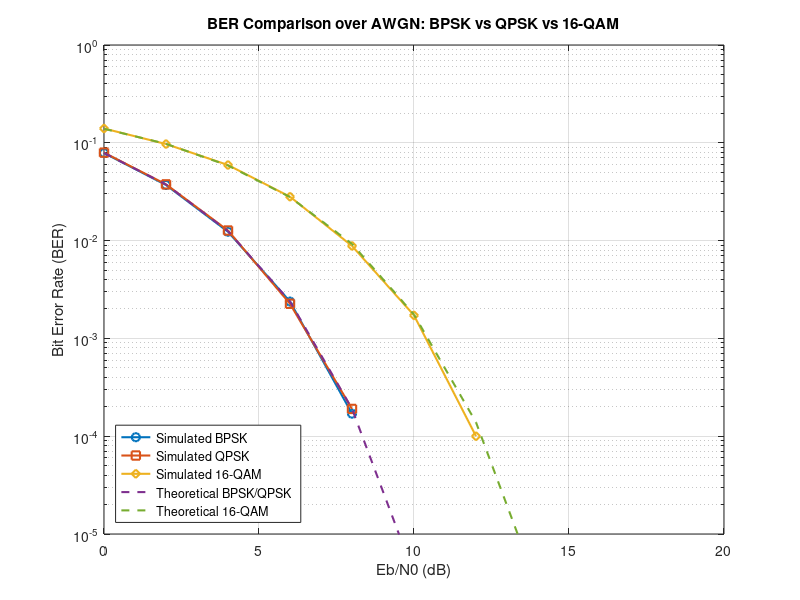

Here is the MATLAB script that generated this plot: (Note: this script raises an error after producing the figure.)
%% a09 - AWGN BER Comparison: BPSK vs QPSK vs 16-QAM
% This script compares BPSK, QPSK, and 16-QAM over an AWGN channel.
%
% It plots BER vs Eb/N0 for all three modulation schemes.
%
% Main idea:
% BPSK  -> 1 bit per symbol, very robust
% QPSK  -> 2 bits per symbol, similar BER to BPSK in AWGN
% 16-QAM -> 4 bits per symbol, higher data rate but more noise-sensitive

clear; close all; clc;

%% 1. Simulation settings

N = 100000;                 % Number of bits per Eb/N0 value
EbN0_dB_range = 0:2:18;     % Eb/N0 values in dB

% N must work for all modulations.
% BPSK needs any N.
% QPSK needs N divisible by 2.
% 16-QAM needs N divisible by 4.
if mod(N, 4) ~= 0
    error("N must be divisible by 4.");
end

BER_BPSK = zeros(size(EbN0_dB_range));
BER_QPSK = zeros(size(EbN0_dB_range));
BER_16QAM = zeros(size(EbN0_dB_range));

%% 2. Loop over Eb/N0 values

for i = 1:length(EbN0_dB_range)

    EbN0_dB = EbN0_dB_range(i);
    EbN0 = 10^(EbN0_dB/10);

    %% =========================
    %  BPSK simulation
    %  =========================

    bits_bpsk = randi([0 1], N, 1);

    % BPSK mapping:
    % 0 -> -1
    % 1 -> +1
    symbols_bpsk = 2*bits_bpsk - 1;

    % AWGN noise for BPSK
    k_bpsk = 1;
    noiseSigma_bpsk = sqrt(1/(2*k_bpsk*EbN0));
    noise_bpsk = noiseSigma_bpsk * randn(size(symbols_bpsk));

    received_bpsk = symbols_bpsk + noise_bpsk;

    % BPSK demodulation
    receivedBits_bpsk = double(received_bpsk > 0);

    % BPSK BER
    errors_bpsk = sum(bits_bpsk ~= receivedBits_bpsk);
    BER_BPSK(i) = errors_bpsk / N;

    %% =========================
    %  QPSK simulation
    %  =========================

    bits_qpsk = randi([0 1], N, 1);

    % QPSK uses 2 bits per symbol
    bits_I = bits_qpsk(1:2:end);
    bits_Q = bits_qpsk(2:2:end);

    % Convert bits to +1 or -1
    I = 2*bits_I - 1;
    Q = 2*bits_Q - 1;

    % Normalized QPSK symbols
    symbols_qpsk = (I + 1j*Q) / sqrt(2);

    % AWGN noise for QPSK
    k_qpsk = 2;
    noiseSigma_qpsk = sqrt(1/(2*k_qpsk*EbN0));

    noise_qpsk = noiseSigma_qpsk * ...
        (randn(size(symbols_qpsk)) + 1j*randn(size(symbols_qpsk)));

    received_qpsk = symbols_qpsk + noise_qpsk;

    % QPSK demodulation
    receivedBits_I = double(real(received_qpsk) > 0);
    receivedBits_Q = double(imag(received_qpsk) > 0);

    receivedBits_qpsk = zeros(N, 1);
    receivedBits_qpsk(1:2:end) = receivedBits_I;
    receivedBits_qpsk(2:2:end) = receivedBits_Q;

    % QPSK BER
    errors_qpsk = sum(bits_qpsk ~= receivedBits_qpsk);
    BER_QPSK(i) = errors_qpsk / N;

    %% =========================
    %  16-QAM simulation
    %  =========================

    bits_16qam = randi([0 1], N, 1);

    % Group bits into groups of 4
    bitGroups = reshape(bits_16qam, 4, []).';

    bits_I_16qam = bitGroups(:, 1:2);
    bits_Q_16qam = bitGroups(:, 3:4);

    numSymbols_16qam = size(bitGroups, 1);

    % Gray-coded 4-PAM mapping:
    % 00 -> -3
    % 01 -> -1
    % 11 -> +1
    % 10 -> +3

    I_16qam = zeros(numSymbols_16qam, 1);
    Q_16qam = zeros(numSymbols_16qam, 1);

    % In-phase mapping
    idx = bits_I_16qam(:,1) == 0 & bits_I_16qam(:,2) == 0;
    I_16qam(idx) = -3;

    idx = bits_I_16qam(:,1) == 0 & bits_I_16qam(:,2) == 1;
    I_16qam(idx) = -1;

    idx = bits_I_16qam(:,1) == 1 & bits_I_16qam(:,2) == 1;
    I_16qam(idx) = 1;

    idx = bits_I_16qam(:,1) == 1 & bits_I_16qam(:,2) == 0;
    I_16qam(idx) = 3;

    % Quadrature mapping
    idx = bits_Q_16qam(:,1) == 0 & bits_Q_16qam(:,2) == 0;
    Q_16qam(idx) = -3;

    idx = bits_Q_16qam(:,1) == 0 & bits_Q_16qam(:,2) == 1;
    Q_16qam(idx) = -1;

    idx = bits_Q_16qam(:,1) == 1 & bits_Q_16qam(:,2) == 1;
    Q_16qam(idx) = 1;

    idx = bits_Q_16qam(:,1) == 1 & bits_Q_16qam(:,2) == 0;
    Q_16qam(idx) = 3;

    % Normalized 16-QAM symbols
    symbols_16qam = (I_16qam + 1j*Q_16qam) / sqrt(10);

    % AWGN noise for 16-QAM
    k_16qam = 4;
    noiseSigma_16qam = sqrt(1/(2*k_16qam*EbN0));

    noise_16qam = noiseSigma_16qam * ...
        (randn(size(symbols_16qam)) + 1j*randn(size(symbols_16qam)));

    received_16qam = symbols_16qam + noise_16qam;

    % 16-QAM demodulation
    received_I = real(received_16qam) * sqrt(10);
    received_Q = imag(received_16qam) * sqrt(10);

    receivedBitGroups = zeros(numSymbols_16qam, 4);

    % Decision boundaries: -2, 0, +2

    % Demodulate I axis
    idx = received_I < -2;
    receivedBitGroups(idx, 1:2) = repmat([0 0], sum(idx), 1);

    idx = received_I >= -2 & received_I < 0;
    receivedBitGroups(idx, 1:2) = repmat([0 1], sum(idx), 1);

    idx = received_I >= 0 & received_I < 2;
    receivedBitGroups(idx, 1:2) = repmat([1 1], sum(idx), 1);

    idx = received_I >= 2;
    receivedBitGroups(idx, 1:2) = repmat([1 0], sum(idx), 1);

    % Demodulate Q axis
    idx = received_Q < -2;
    receivedBitGroups(idx, 3:4) = repmat([0 0], sum(idx), 1);

    idx = received_Q >= -2 & received_Q < 0;
    receivedBitGroups(idx, 3:4) = repmat([0 1], sum(idx), 1);

    idx = received_Q >= 0 & received_Q < 2;
    receivedBitGroups(idx, 3:4) = repmat([1 1], sum(idx), 1);

    idx = received_Q >= 2;
    receivedBitGroups(idx, 3:4) = repmat([1 0], sum(idx), 1);

    % Convert received bit groups back to one column vector
    receivedBits_16qam = reshape(receivedBitGroups.', N, 1);

    % 16-QAM BER
    errors_16qam = sum(bits_16qam ~= receivedBits_16qam);
    BER_16QAM(i) = errors_16qam / N;

    %% Print results

    fprintf("Eb/N0 = %2d dB | BPSK = %.6f | QPSK = %.6f | 16-QAM = %.6f\n", ...
            EbN0_dB, BER_BPSK(i), BER_QPSK(i), BER_16QAM(i));

end

%% 3. Theoretical BER curves

EbN0_linear = 10.^(EbN0_dB_range/10);

% BPSK and Gray-coded QPSK have the same theoretical BER over AWGN
BER_theory_BPSK_QPSK = 0.5 * erfc(sqrt(EbN0_linear));

% Approximate theoretical BER for Gray-coded square 16-QAM
M = 16;
k = log2(M);

BER_theory_16QAM = (4/k) * (1 - 1/sqrt(M)) * ...
                   0.5 * erfc(sqrt((3*k ./ (2*(M-1))) .* EbN0_linear));

%% 4. Prepare BER values for plotting

% semilogy cannot plot zero values.
% Replace zero simulated BER values with NaN so MATLAB skips them.
BER_BPSK_plot = BER_BPSK;
BER_QPSK_plot = BER_QPSK;
BER_16QAM_plot = BER_16QAM;

BER_BPSK_plot(BER_BPSK_plot == 0) = NaN;
BER_QPSK_plot(BER_QPSK_plot == 0) = NaN;
BER_16QAM_plot(BER_16QAM_plot == 0) = NaN;

%% 5. Plot comparison

figure;

semilogy(EbN0_dB_range, BER_BPSK_plot, 'o-', 'LineWidth', 1.5);
hold on;

semilogy(EbN0_dB_range, BER_QPSK_plot, 's-', 'LineWidth', 1.5);

semilogy(EbN0_dB_range, BER_16QAM_plot, 'd-', 'LineWidth', 1.5);

semilogy(EbN0_dB_range, BER_theory_BPSK_QPSK, '--', 'LineWidth', 1.5);

semilogy(EbN0_dB_range, BER_theory_16QAM, '--', 'LineWidth', 1.5);

xlabel("Eb/N0 (dB)");
ylabel("Bit Error Rate (BER)");
title("BER Comparison over AWGN: BPSK vs QPSK vs 16-QAM");

legend("Simulated BPSK", ...
       "Simulated QPSK", ...
       "Simulated 16-QAM", ...
       "Theoretical BPSK/QPSK", ...
       "Theoretical 16-QAM", ...
       "Location", "southwest");

grid on;
ylim([1e-5 1]);

%% 6. Save figure

if ~exist("figures", "dir")
    mkdir("figures");
end

ax = gca;
ax.Toolbar.Visible = 'off';

saveas(gcf, "figures/awgn_all_modulations_comparison.png");
